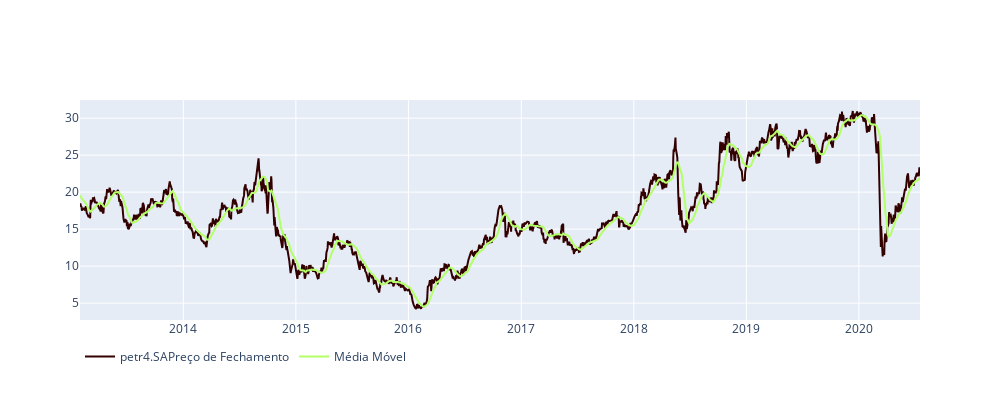

Notebook code cell kept with this figure:
### Markdown cell above
## Plota o gráfico com o preço de fechamento e as médias móveis

### Code cell
close_prices = go.Scatter(
                            x = df_stock_prices['Date'],
                            y = df_stock_prices['Close'],
                            name = stock + 'Preço de Fechamento',
                            line = dict(color = '#330000'),
                            opacity = 1.0)

close_prices2 = go.Candlestick(
                                x = df_stock_prices['Date'],
                                open = df_stock_prices['Open'],
                                high = df_stock_prices['High'],
                                low = df_stock_prices['Low'],
                                close = df_stock_prices['Close'])

mm = go.Scatter(
                    x = df_stock_prices['Date'],
                    y = df_stock_prices['MM'],
                    name = 'Média Móvel',
                    line = dict(color = '#B2FF66'),
                    opacity = 1.0)

layout = go.Layout(
                    autosize=False,
                    legend_orientation='h',
                    width=1000,
                    height=400)

data_prices = [close_prices,mm]

fig = go.Figure(data=data_prices, layout=layout)

py.iplot(fig)

### Figure 1 — Plotly figure (JSON) as saved in the notebook; plotly's stock layout.template omitted (floating-point values rounded to 4 significant figures; data arrays with more than 128 entries replaced by an {"elided": "..."} marker saying what was removed)
{"data": [{"line": {"color": "#330000"}, "name": "petr4.SAPreço de Fechamento", "opacity": 1, "type": "scatter", "x": {"elided": "1852 str values"}, "y": {"elided": "1852 float values"}}, {"line": {"color": "#B2FF66"}, "name": "Média Móvel", "opacity": 1, "type": "scatter", "x": {"elided": "1852 str values"}, "y": {"elided": "1852 float values"}}], "layout": {"autosize": false, "height": 400, "legend": {"orientation": "h"}, "width": 1000}}
